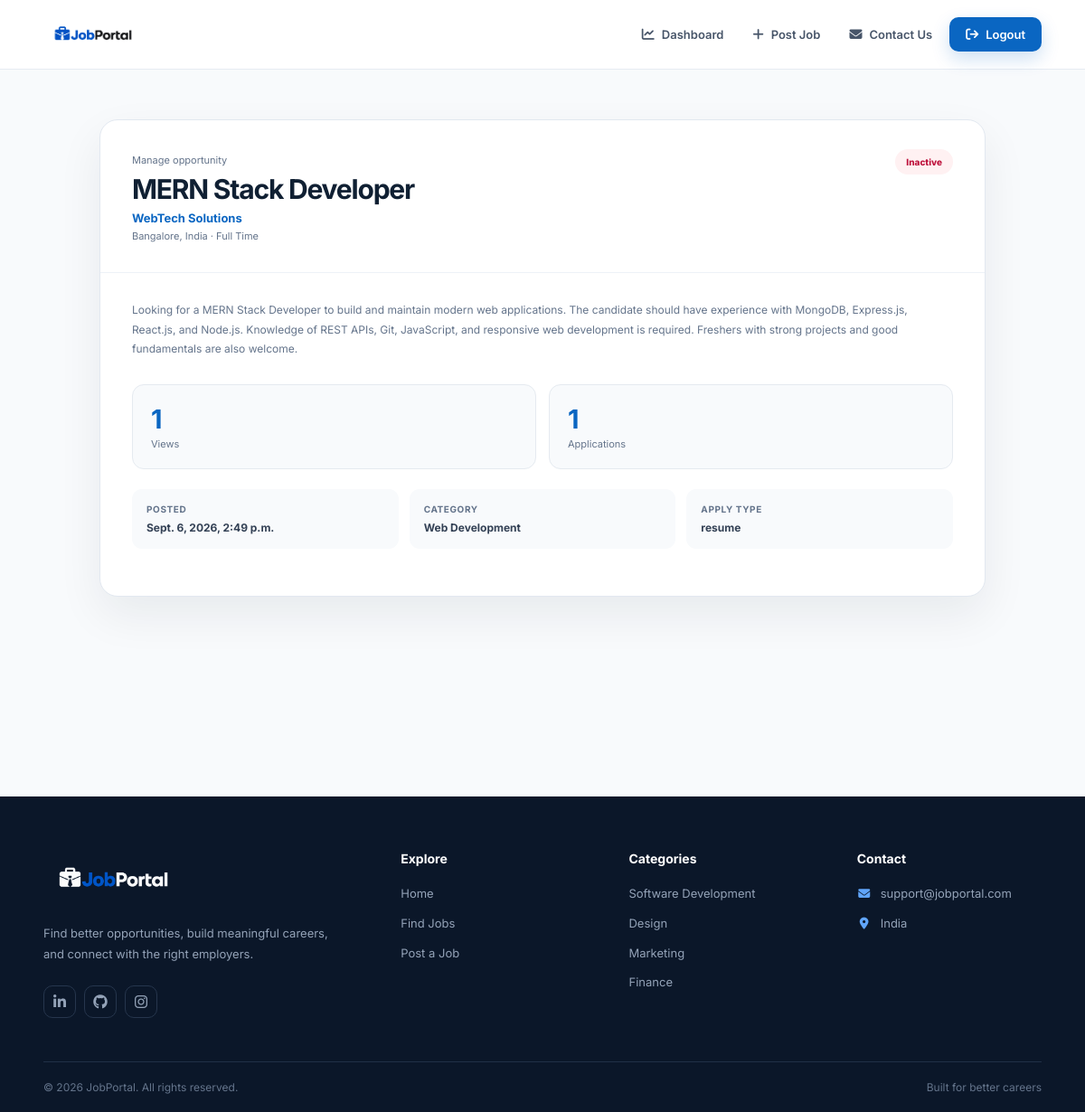
/manage-job/12/ (signed in), run on the app's committed database.
### jbportal/models.py (models this page shows, shortened)
class Job(models.Model):
    title = models.CharField(max_length=100)
    category = models.ForeignKey(Category, on_delete=models.CASCADE)
    job_type = models.ForeignKey(JobType, on_delete=models.CASCADE)
    description = models.TextField()
    location = models.CharField(max_length=100)
    company = models.CharField(max_length=100)
    posted_date = models.DateTimeField(auto_now_add=True)
    apply_type = models.CharField(max_length=10, choices=APPLY_TYPES, default='resume')
    apply_link = models.CharField(max_length=500, null=True, blank=True)
    added_by = models.ForeignKey('auth.User', on_delete=models.CASCADE)
    views = models.ManyToManyField(User, related_name='job_views', blank=True)
    status = models.CharField(max_length=10, choices=[('active', 'Active'), ('inactive', 'Inactive')], default='active')

class JobType(models.Model):
    name = models.CharField(max_length=50)
    def __str__(self):
        return self.name

class Category(models.Model):
    name = models.CharField(max_length=50)
    def __str__(self):
        return self.name

### jbportal/views.py (the view)
# urls.py: path('manage-job/<int:id>/', manage_job, name='manage_job'),
@login_required(login_url='login')
def manage_job(request, id):
    if request.method == 'POST':
        job = Job.objects.get(id=id, added_by=request.user)
        job.status = 'inactive'
        job.save()
        return JsonResponse({"success": True})
    if not request.user.is_authenticated or request.user.profile.role != 'employer':
        return redirect('access-denied')
    job = Job.objects.get(id=id, added_by=request.user)
    views_count = job.views.count()  # Count the number of views for the job
    applications_count = JobApplication.objects.filter(job=job).count()  # Count the number of applications for the job
    return render(request, 'manage-job.html', {'job': job, 'views_count': views_count, 'applications_count': applications_count})

### templates/manage-job.html (shortened to what this page needs)
{% extends 'base.html' %}{% load static %}{% block head %}<link rel="stylesheet" href="{% static 'css/manage-job.css' %}" />{% endblock%}{% block content %}
<section id="manage-job">
  <div class="manage-shell">
    <div class="manage-header">
      <div class="manage-title">
        <span class="eyebrow">Manage opportunity</span>
        <h1>{{ job.title }}</h1>
        <p>{{ job.company }}</p>
        <span>{{ job.location }} · {{ job.job_type }}</span>
      </div>
      {% if job.status == 'active' %}
      <div class="status">Active</div>
      {% else %}
      <div class="status inactive">Inactive</div>
      {% endif %}
    </div>
    <div class="manage-content">
      <p class="description">{{ job.description }}</p>
      <div class="stats">
        <a href="{% url 'job_views' job.id %}" class="stat-box"
          ><h3>{{ views_count }}</h3>
          <p>Views</p></a
        ><a href="{% url 'job_applications' job.id %}" class="stat-box"
          ><h3>{{ applications_count }}</h3>
          <p>Applications</p></a
        >
      </div>
      <div class="job-info">
        <div>
          <strong>Posted</strong>
          <p>{{ job.posted_date }}</p>
        </div>
        <div>
          <strong>Category</strong>
          <p>{{ job.category }}</p>
        </div>
        <div>
          <strong>Apply Type</strong>
          <p>{{ job.apply_type }}</p>
        </div>
      </div>
    </div>
  </div>
</section>
{% endblock %}

### static/css/base.css (style rules this page uses)
:root { --primary: #0a66c2; --primary-dark: #004182; --ink: #102033; --muted: #64748b; --line: #e2e8f0; --surface: #fff; --soft: #f5f8fc; --shadow: 0 18px 50px rgba(15, 23, 42, 0.08); }
* { margin: 0; padding: 0; box-sizing: border-box; }
html { scroll-behavior: smooth; }
body { font-family: Inter, sans-serif; color: var(--ink); background: #f8fafc; min-height: 100vh; }
a { color: inherit; }

### static/css/manage-job.css (style rules this page uses)
#manage-job { width: min(980px, 92%); margin: auto; padding: 55px 0; }
.manage-shell { background: #fff; border: 1px solid #e2e8f0; border-radius: 20px; box-shadow: 0 20px 50px rgba(15, 23, 42, 0.07); overflow: hidden; }
.manage-header { padding: 32px 35px; display: flex; justify-content: space-between; gap: 20px; border-bottom: 1px solid #edf2f7; }
.manage-title h1 { font-size: 30px; letter-spacing: -0.04em; margin: 6px 0; }
.manage-title p { color: #0a66c2; font-size: 13px; font-weight: 700; }
.manage-title span { color: #64748b; font-size: 11px; }
.status { height: max-content; padding: 8px 12px; border-radius: 30px; background: #ecfdf5; color: #047857; font-size: 10px; font-weight: 800; }
.status.inactive { background: #fff1f2; color: #be123c; }
.manage-content { padding: 30px 35px; }
.description { color: #64748b; font-size: 12px; line-height: 1.8; white-space: pre-line; margin-bottom: 28px; }
.stats { display: grid; grid-template-columns: 1fr 1fr; gap: 14px; }
.stat-box { text-decoration: none; background: #f8fafc; border: 1px solid #e5eaf0; border-radius: 13px; padding: 20px; transition: 0.2s; }
.stat-box h3 { font-size: 29px; color: #0a66c2; }
.stat-box p { font-size: 11px; color: #64748b; margin-top: 3px; }
.job-info { display: grid; grid-template-columns: repeat(3, 1fr); gap: 12px; margin: 22px 0; }
.job-info div { padding: 16px; background: #f8fafc; border-radius: 11px; }
.job-info strong { display: block; color: #64748b; font-size: 10px; text-transform: uppercase; letter-spacing: 0.06em; margin-bottom: 7px; }
.job-info p { font-size: 12px; font-weight: 700; color: #334155; }

### data on the page
Job: title "MERN Stack Developer", company "WebTech Solutions", location "Bangalore, India", job_type "Full Time", description "Looking for a MERN Stack Developer to build and maintain modern web applications. The candidate should have experience with MongoDB, Express.js, React.js, and Node.js. Knowledge of REST APIs, Git, JavaScript, and responsive web development is required. Freshers with strong projects and good fundamentals are also welcome.", posted_date "Sept. 6, 2026, 2:49 p.m.", category "Web Development", apply_type "resume"

### other printed values
{{ views_count }} "1"
{{ applications_count }} "1"
